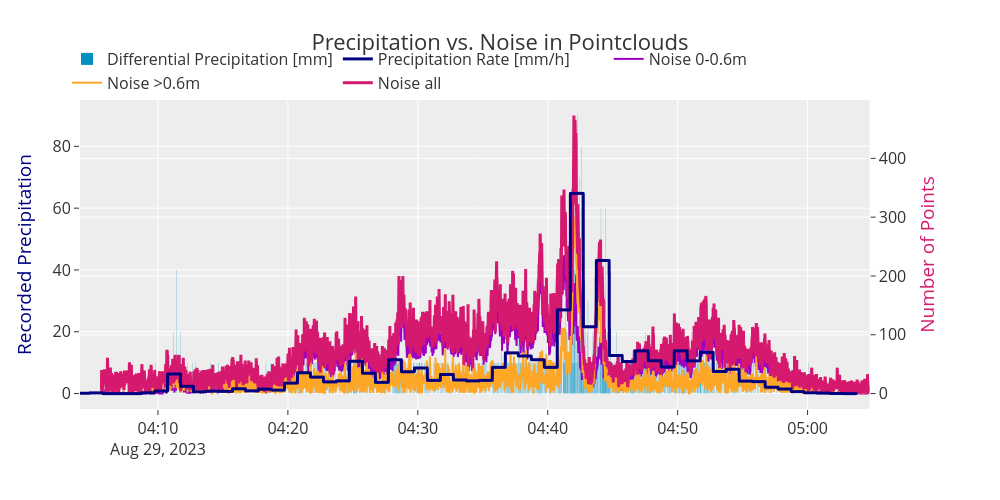

This figure's notebook cell:
### Code cell
NPRC = n_points_ring_close_seconds
NPRW = n_points_ring_wide_seconds

fig = noise_plots.temporal_development(NPRC, NPRW, rr_differ * 1000, rr_int_h)
fig

### Figure 1 — Plotly figure (JSON) as saved in the notebook; plotly's stock layout.template omitted (floating-point values rounded to 4 significant figures; data arrays with more than 128 entries replaced by an {"elided": "..."} marker saying what was removed)
{"data": [{"marker": {"color": "#0290bf", "line": {"width": 0}}, "name": "Differential Precipitation [mm]", "type": "bar", "width": 1000, "x": {"elided": "3586 str values"}, "y": {"elided": "3586 float values"}}, {"line": {"color": "#000080", "width": 3}, "mode": "lines", "name": "Precipitation Rate [mm/h]", "type": "scattergl", "x": {"elided": "3586 str values"}, "y": {"elided": "3586 float values"}}, {"line": {"color": "#9e00c0", "width": 2}, "mode": "lines", "name": "Noise 0-0.6m", "type": "scatter", "x": {"elided": "3548 str values"}, "xaxis": "x", "y": {"elided": "3548 float values"}, "yaxis": "y2"}, {"line": {"color": "#fea626", "width": 2}, "mode": "lines", "name": "Noise >0.6m", "type": "scatter", "x": {"elided": "3548 str values"}, "xaxis": "x", "y": {"elided": "3548 float values"}, "yaxis": "y2"}, {"line": {"color": "#d5196e", "width": 3}, "mode": "lines", "name": "Noise all", "type": "scatter", "x": {"elided": "3548 str values"}, "xaxis": "x", "y": {"elided": "3548 float values"}, "yaxis": "y2"}], "layout": {"autosize": false, "font": {"size": 16}, "height": 500, "legend": {"orientation": "h", "x": 0.8, "xanchor": "right", "y": 1, "yanchor": "bottom"}, "title": {"text": "Precipitation vs. Noise in Pointclouds"}, "width": 1000, "xaxis": {"anchor": "y", "domain": [0, 0.94], "title": {"text": ""}}, "yaxis": {"anchor": "x", "domain": [0, 1], "title": {"font": {"color": "#000080"}, "text": "Recorded Precipitation"}}, "yaxis2": {"anchor": "x", "overlaying": "y", "side": "right", "title": {"font": {"color": "#d5196e"}, "text": "Number of Points"}}}}
